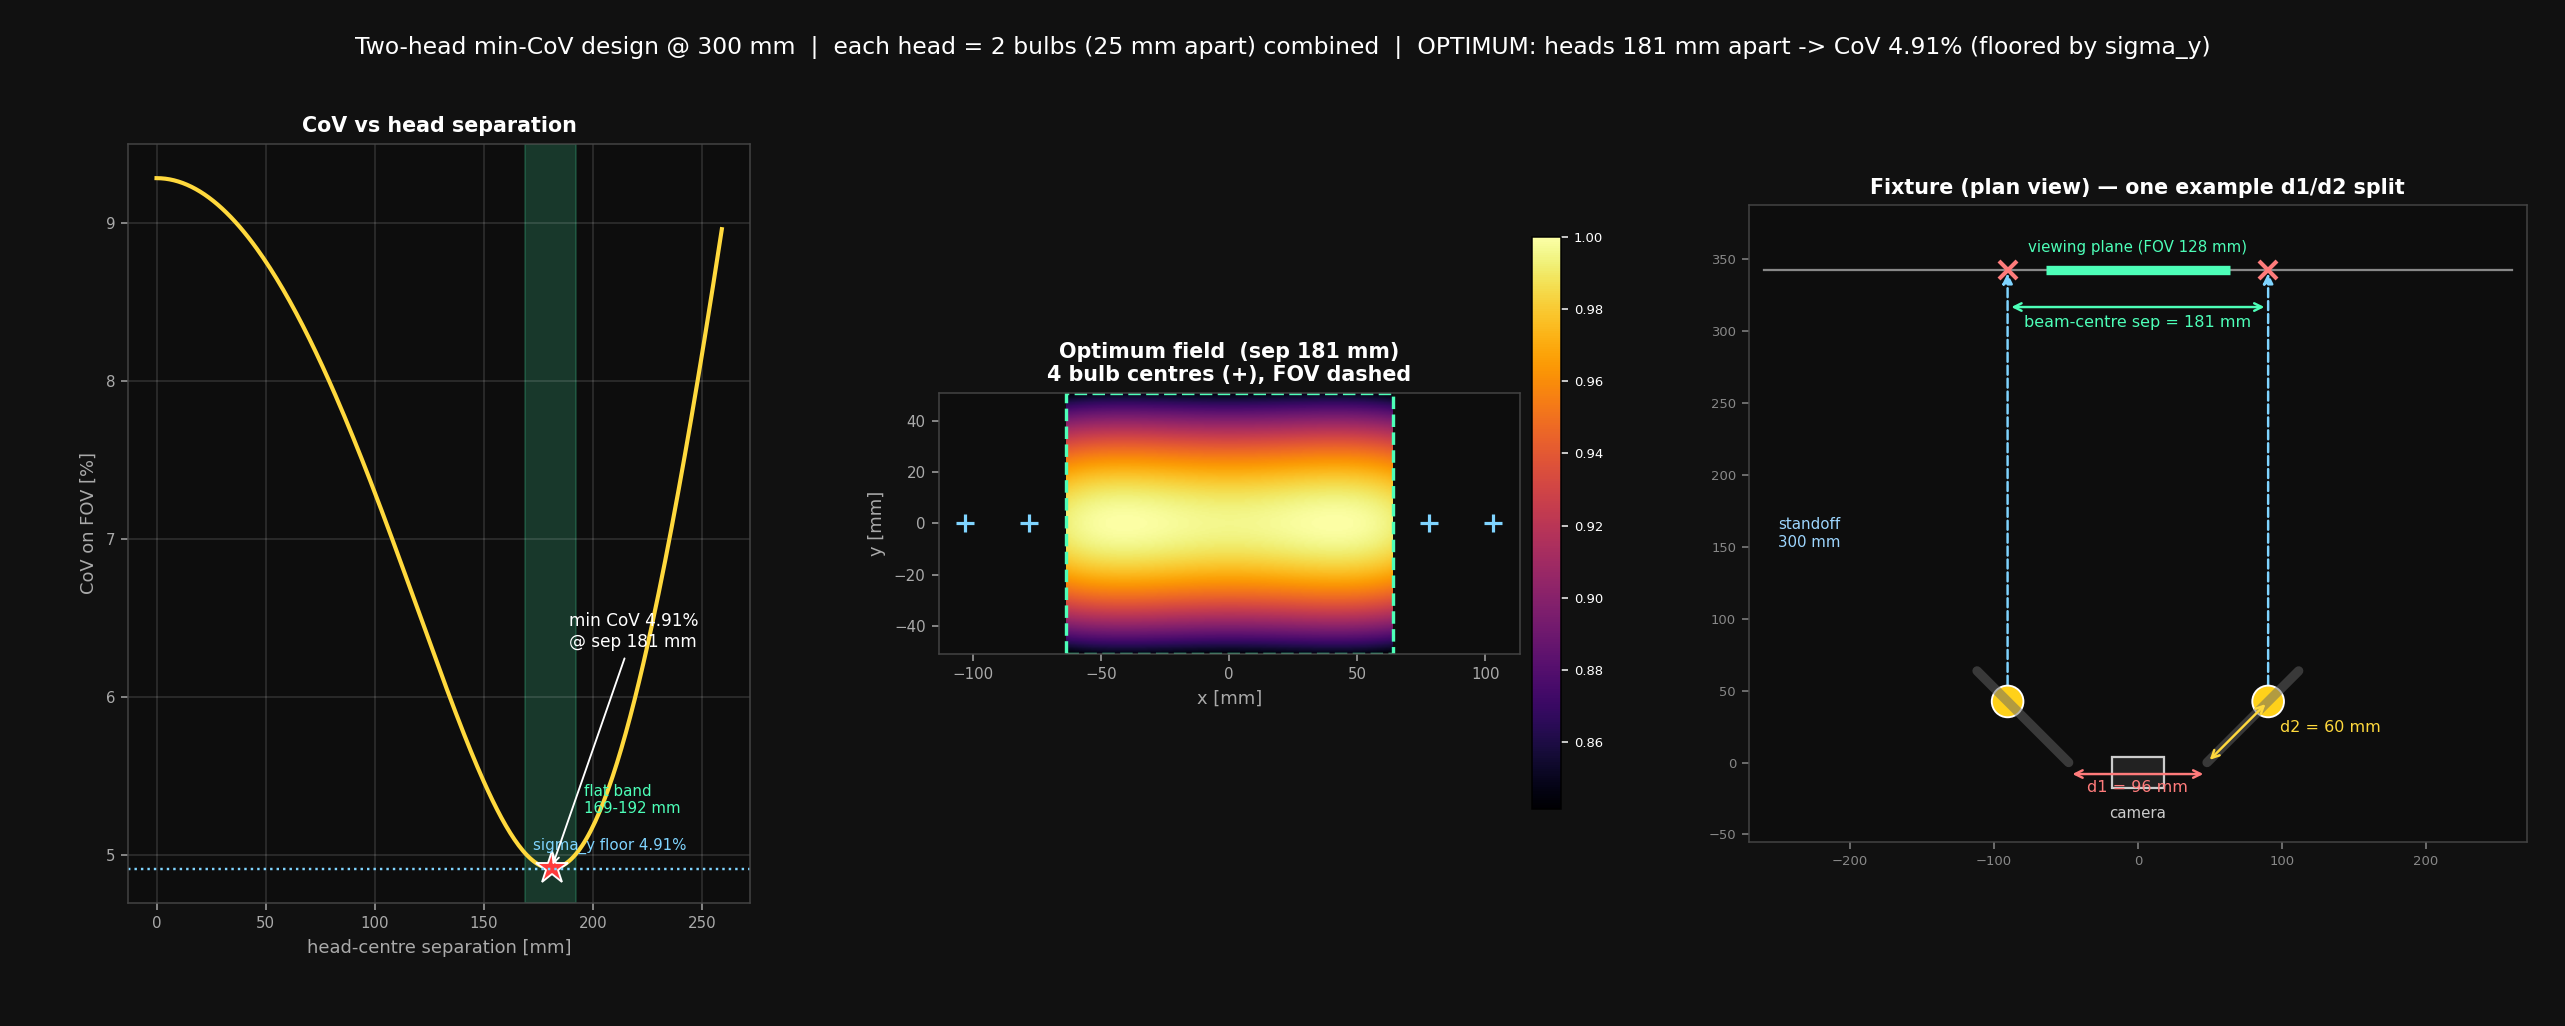

Here is the Python script that generated this plot:
"""
Two-head (left+right) min-CoV design at 300 mm lamp->plane standoff.

Model (per the user's diagram, 2026-06-23):
  * 2 lamp HEADS, one each side of the camera, on the camera centreline.
  * Each head = 2 bulbs treated as ONE combined footprint, beam centres 25 mm apart.
  * standoff = lamp -> viewing plane = 300 mm (lamps aimed ~normal at the FOV).
  * The two heads are separated horizontally; we find the separation that
    MINIMISES CoV on the FOV, then map it onto the fixture's d1 / d2.

Beam model: beam_derived_combined.json (refined 300/500/700 mm capture).
At 300 mm each footprint (sigma ~86 mm) is WIDER than the 128x102 mm FOV, so the
heads only need a modest separation to flatten the centre.
"""
import os, json
import numpy as np
import matplotlib
matplotlib.use("Agg")
import matplotlib.pyplot as plt
import matplotlib.gridspec as mgridspec
from matplotlib.patches import Rectangle, Circle, FancyArrowPatch, Arc

REPO = os.path.dirname(os.path.abspath(__file__))
beam = json.load(open(os.path.join(REPO, "beam_derived_combined.json")))
bm = beam["derived_beam_model"]
SXm, SXb = bm["sigma_x_vs_d"]["slope_mm_per_mm"], bm["sigma_x_vs_d"]["intercept_mm"]
SYm, SYb = bm["sigma_y_vs_d"]["slope_mm_per_mm"], bm["sigma_y_vs_d"]["intercept_mm"]

D = 300.0
SX = SXm*D + SXb
SY = SYm*D + SYb
BULB_GAP = 25.0
HFOV, VFOV = 24.0, 19.3
FW = 2*D*np.tan(np.radians(HFOV/2)); FH = 2*D*np.tan(np.radians(VFOV/2))

xs = np.linspace(-FW/2, FW/2, 181); ys = np.linspace(-FH/2, FH/2, 181)
XX, YY = np.meshgrid(xs, ys)

def field(sep):
    centres = [(h*sep/2 + b*BULB_GAP/2, 0.0) for h in (-1, 1) for b in (-1, 1)]
    irr = np.zeros_like(XX)
    for cx, cy in centres:
        irr += np.exp(-0.5*(((XX-cx)/SX)**2 + ((YY-cy)/SY)**2))
    return irr, centres

def cov(sep):
    irr, _ = field(sep); return 100*irr.std()/irr.mean()

seps = np.arange(0, 260, 1.0)
covs = np.array([cov(s) for s in seps])
i = int(np.argmin(covs)); SEP = float(seps[i]); CMIN = float(covs[i])
band = seps[covs <= CMIN + 0.1]
yv = np.exp(-0.5*((ys/SY)**2)); yfloor = 100*yv.std()/yv.mean()

# ---- figure -----------------------------------------------------------------
fig = plt.figure(figsize=(19, 7.6)); fig.patch.set_facecolor("#111111")
gs = mgridspec.GridSpec(1, 3, figure=fig, left=0.05, right=0.985, top=0.86,
                        bottom=0.12, wspace=0.28, width_ratios=[1.0, 1.0, 1.25])
def dk(ax):
    ax.set_facecolor("#0d0d0d")
    for sp in ax.spines.values(): sp.set_edgecolor("#444444")
    ax.tick_params(colors="#aaaaaa", labelsize=8)

# Panel 1: CoV vs separation
ax = fig.add_subplot(gs[0]); dk(ax); ax.grid(True, alpha=0.15, color="white")
ax.plot(seps, covs, color="#ffd93d", lw=2.2)
ax.axvspan(band.min(), band.max(), color="#4dffb8", alpha=0.18)
ax.plot(SEP, CMIN, "*", color="#ff3b3b", ms=18, mec="white", mew=1)
ax.axhline(yfloor, color="#7fd4ff", ls=":", lw=1.3)
ax.text(243, yfloor+0.12, f"sigma_y floor {yfloor:.2f}%", color="#7fd4ff",
        ha="right", fontsize=8)
ax.annotate(f"min CoV {CMIN:.2f}%\n@ sep {SEP:.0f} mm", (SEP, CMIN),
            (SEP+8, CMIN+1.4), color="white", fontsize=9,
            arrowprops=dict(arrowstyle="->", color="white"))
ax.text(band.max()+4, CMIN+0.35, f"flat band\n{band.min():.0f}-{band.max():.0f} mm",
        color="#4dffb8", fontsize=8)
ax.set_xlabel("head-centre separation [mm]", color="#aaa", fontsize=9.5)
ax.set_ylabel("CoV on FOV [%]", color="#aaa", fontsize=9.5)
ax.set_title("CoV vs head separation", color="white", fontsize=11, fontweight="bold")

# Panel 2: optimum irradiance map
ax = fig.add_subplot(gs[1]); dk(ax)
irr, centres = field(SEP)
im = ax.imshow(irr/irr.max(), origin="lower", cmap="inferno", aspect="equal",
               extent=[xs[0], xs[-1], ys[0], ys[-1]])
ax.add_patch(Rectangle((-FW/2, -FH/2), FW, FH, fill=False, ec="#4dffb8", lw=1.8, ls="--"))
for cx, cy in centres:
    ax.plot(cx, cy, "+", color="#7fd4ff", ms=10, mew=1.7)
plt.colorbar(im, ax=ax, pad=0.02, fraction=0.046).ax.tick_params(labelsize=7, colors="white")
ax.set_xlabel("x [mm]", color="#aaa", fontsize=9.5); ax.set_ylabel("y [mm]", color="#aaa", fontsize=9.5)
ax.set_title(f"Optimum field  (sep {SEP:.0f} mm)\n4 bulb centres (+), FOV dashed",
             color="white", fontsize=11, fontweight="bold")

# Panel 3: corrected plan-view fixture sketch
ax = fig.add_subplot(gs[2]); ax.set_facecolor("#0d0d0d")
for sp in ax.spines.values(): sp.set_edgecolor("#444444")
ax.tick_params(colors="#888", labelsize=7)
# example split: short arms, baseline carries the separation
A = 45.0; ca = np.cos(np.radians(A))
d2_ex = 60.0
d1_ex = SEP - np.sqrt(2)*d2_ex
# plan coords: x horizontal, y toward plane (up)
y_lamp = d2_ex*np.sin(np.radians(A)); y_plane = D + y_lamp
ax.plot([-260, 260], [y_plane, y_plane], color="#888", lw=1.2)
ax.plot([-FW/2, FW/2], [y_plane, y_plane], color="#4dffb8", lw=5, solid_capstyle="butt")
ax.text(0, y_plane+12, f"viewing plane (FOV {FW:.0f} mm)", color="#4dffb8", ha="center", fontsize=8)
# camera + arm roots
ax.add_patch(Rectangle((-18, -18), 36, 22, fc="#222", ec="#ccc", lw=1.2))
ax.text(0, -30, "camera", color="#ccc", ha="center", va="top", fontsize=8)
for s in (-1, 1):
    root = (s*d1_ex/2, 0.0)
    lamp = (s*(d1_ex/2 + d2_ex*ca), y_lamp)
    bc   = (s*SEP/2, y_plane)        # beam centre on plane
    ax.plot([root[0], s*(d1_ex/2 + d2_ex*ca*1.5)], [0, y_lamp*1.5],
            color="#666", lw=5, alpha=0.5, solid_capstyle="round")   # 45 arm
    ax.add_patch(FancyArrowPatch(lamp, bc, arrowstyle="-|>", mutation_scale=11,
                                 color="#7fd4ff", lw=1.3, ls="--"))
    ax.add_patch(Circle(lamp, 11, fc="#ffd11a", ec="white", lw=1))
    ax.plot(bc[0], y_plane, "x", color="#ff7b7b", ms=10, mew=2.2)
# dims
ax.annotate("", xy=(-d1_ex/2, -8), xytext=(d1_ex/2, -8),
            arrowprops=dict(arrowstyle="<->", color="#ff7b7b", lw=1.3))
ax.text(0, -12, f"d1 = {d1_ex:.0f} mm", color="#ff7b7b", ha="center", va="top", fontsize=8.5)
ax.annotate("", xy=(d1_ex/2, 0), xytext=(d1_ex/2 + d2_ex*ca, y_lamp),
            arrowprops=dict(arrowstyle="<->", color="#ffd93d", lw=1.3))
ax.text(d1_ex/2 + d2_ex*ca + 8, y_lamp/2, f"d2 = {d2_ex:.0f} mm", color="#ffd93d", fontsize=8.5)
ax.annotate("", xy=(-SEP/2, y_plane-26), xytext=(SEP/2, y_plane-26),
            arrowprops=dict(arrowstyle="<->", color="#4dffb8", lw=1.3))
ax.text(0, y_plane-40, f"beam-centre sep = {SEP:.0f} mm", color="#4dffb8", ha="center", fontsize=8.5)
ax.text(-250, D*0.5, "standoff\n300 mm", color="#9dd6ff", fontsize=8)
ax.set_title("Fixture (plan view) — one example d1/d2 split",
             color="white", fontsize=11, fontweight="bold")
ax.set_xlim(-270, 270); ax.set_ylim(-55, y_plane+45); ax.set_aspect("equal")

fig.suptitle("Two-head min-CoV design @ 300 mm  |  each head = 2 bulbs (25 mm apart) combined  |  "
             f"OPTIMUM: heads {SEP:.0f} mm apart -> CoV {CMIN:.2f}% (floored by sigma_y)",
             color="white", fontsize=12.5, y=0.965)
OUT = os.path.join(REPO, "06d_twohead_mincov.png")
fig.savefig(OUT, dpi=135, facecolor=fig.get_facecolor()); plt.close(fig)

json.dump({"standoff_mm": D, "sigma_x_mm": SX, "sigma_y_mm": SY,
           "fov_w_mm": FW, "fov_h_mm": FH, "bulb_gap_mm": BULB_GAP,
           "optimal_head_sep_mm": SEP, "min_cov_pct": CMIN,
           "flat_band_mm": [float(band.min()), float(band.max())],
           "sigma_y_cov_floor_pct": yfloor,
           "mapping": "head_sep = d1 + sqrt(2)*d2  (lamps aimed ~normal at FOV)"},
          open(os.path.join(REPO, "06d_twohead_mincov.json"), "w"), indent=2)
print(f"Saved {OUT}")
print(f"optimum sep {SEP:.0f} mm  CoV {CMIN:.2f}%  band {band.min():.0f}-{band.max():.0f}  yfloor {yfloor:.2f}%")
